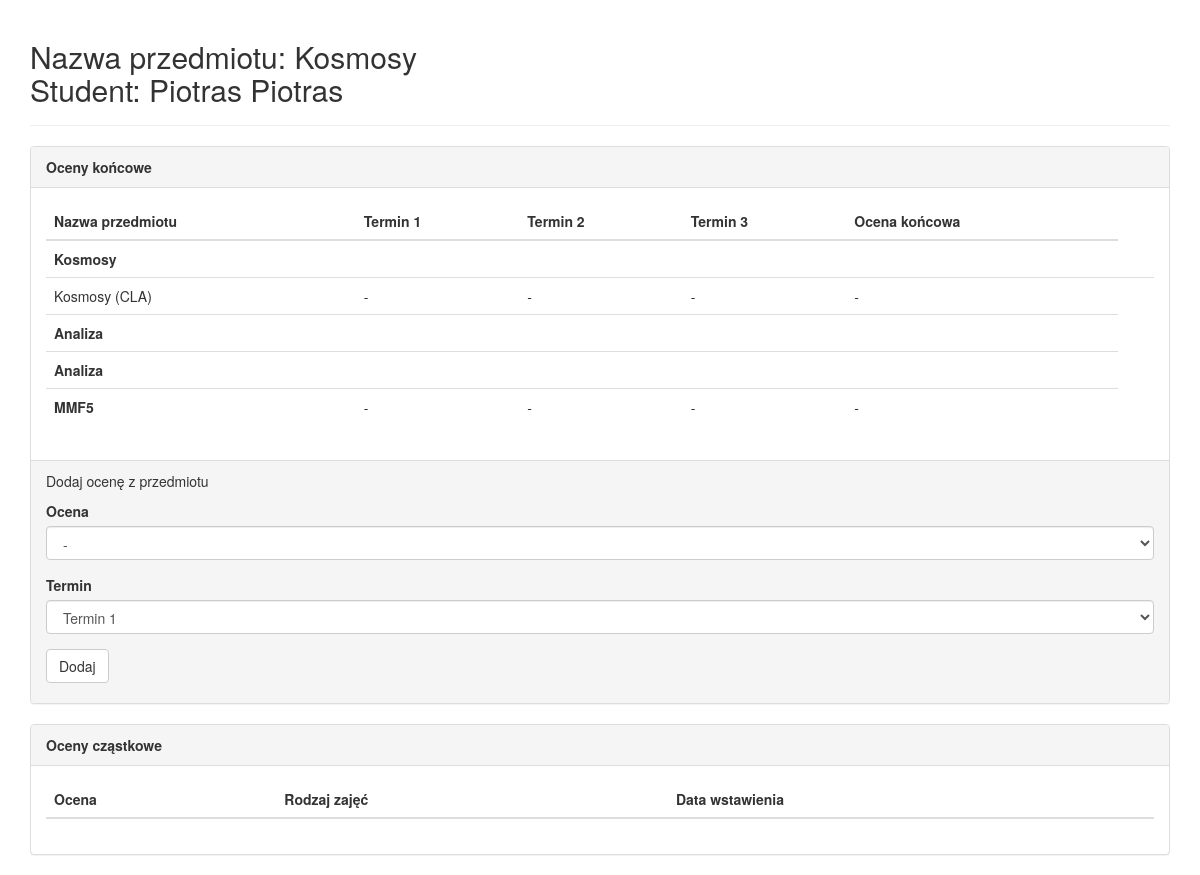
Page /teacher/subject/5/student/1 (signed in) on the committed database.
### database/models.py (models this page shows, shortened)
class Subject(models.Model):
    teacher_id = models.ForeignKey(Teacher)
    name = models.CharField(max_length=20)
    course_homepage = models.CharField(max_length=20, blank=True,null=True)
    ECTS = models.IntegerField(default=3)
    exam = models.BooleanField(default=False, blank=True)
    def __str__(self):
        return self.name

class Student(models.Model):
    TERM_CHOICES = (
        (1, '1'),
        (2, '2'),
        (3, '3'),
        (4, '4'),
        (5, '5'),
        (6, '6'),
        (7, '7'),
        (8, '8'),
        (9, '9'),
        (10, '10')
    )
    user = models.OneToOneField(User)
    picture = models.ImageField(upload_to='student_profile_images', blank=True)
    term_number = models.IntegerField(choices=TERM_CHOICES,default='1')
    field_of_study = models.CharField(max_length=50,blank=True,null=True)

class SubjectsStudents(models.Model):
    TERM_CHOICES = (
        (1, '1'),
        (2, '2'),
        (3, '3'),
        (4, '4'),
        (5, '5'),
        (6, '6'),
        (7, '7'),
        (8, '8'),
        (9, '9'),
        (10, '10')
    )
    student_id = models.ForeignKey(Student,blank=True,null=True)
    subject_id = models.ForeignKey(Subject,blank=True,null=True)
    final_grade_id = models.OneToOneField(FinalFinalGrade,blank=True,null=True)
    term_number = models.IntegerField(choices=TERM_CHOICES,default='1',blank=True,null=True)

class SubsubjectsStudents(models.Model):
    student_id = models.ForeignKey(Student)
    sub_subject_id = models.ForeignKey(Subsubject)
    final_grade_id = models.OneToOneField(FinalGrade)

class Subsubject(models.Model):
    subject_id = models.ForeignKey(Subject)
    teacher_id = models.ForeignKey(Teacher)
    subsubjecttype_id = models.ForeignKey(SubsubjectType)
    hours = models.IntegerField(blank=True, null=True)
    def __str__(self):
        return self.subject_id.name + ' (' + self.subsubjecttype_id.name + ')'

class SubsubjectType(models.Model):
    SUBSUBJECT_TYPE_CHOICES = (
        ('LEC', 'Lecture'),
        ('CLA', 'Auditory classes'),
        ('LAB', 'Laboratory classes'),
        ('PRO', 'Project classes'),
        ('SEM', 'Seminar classes'),
        ('CON', 'Conversation seminars'),
        ('OTH', 'Other'),
    )
    name = models.CharField(choices=SUBSUBJECT_TYPE_CHOICES, max_length=3)

class FinalGrade(models.Model):
    GRADE_CHOICES = (
        ('2.0', '2.0'),
        ('3.0', '3.0'),
        ('3.5', '3.5'),
        ('4.0', '4.0'),
        ('4.5', '4.5'),
        ('5.0', '5.0'),
        ('zal', 'zal'),
        ('nb', 'nb'),
        ('-','-')
    )
    student_id = models.ForeignKey(Student)
    subsubject_id = models.ForeignKey(Subsubject)
    final_value = models.CharField(max_length=3, default='-',choices=GRADE_CHOICES,blank=True,null=True)
    final_date = models.DateTimeField(blank=True,null=True)
    term1_value = models.CharField(max_length=3, default='-',choices=GRADE_CHOICES,blank=True,null=True)
    term1_date = models.DateTimeField(blank=True,null=True)
    term2_value = models.CharField(max_length=3, default='-',choices=GRADE_CHOICES,blank=True,null=True)
    term2_date = models.DateTimeField(blank=True,null=True)
    term3_value = models.CharField(max_length=3, default='-',choices=GRADE_CHOICES,blank=True,null=True)
    term3_date = models.DateTimeField(blank=True,null=True)

class FinalFinalGrade(models.Model):
    GRADE_CHOICES = (
        ('2.0', '2.0'),
        ('3.0', '3.0'),
        ('3.5', '3.5'),
        ('4.0', '4.0'),
        ('4.5', '4.5'),
        ('5.0', '5.0'),
        ('zal', 'zal'),
        ('nb', 'nb'),
        ('-','-')
    )
    student_id = models.ForeignKey(Student)
    subject_id = models.ForeignKey(Subject)
    final_value = models.CharField(max_length=3, default='-',choices=GRADE_CHOICES,blank=True,null=True)
    final_date = models.DateTimeField(blank=True,null=True)
    term1_value = models.CharField(max_length=3, default='-',choices=GRADE_CHOICES,blank=True,null=True)
    term1_date = models.DateTimeField(blank=True,null=True)
    term2_value = models.CharField(max_length=3, default='-',choices=GRADE_CHOICES,blank=True,null=True)
    term2_date = models.DateTimeField(blank=True,null=True)
    term3_value = models.CharField(max_length=3, default='-',choices=GRADE_CHOICES,blank=True,null=True)
    term3_date = models.DateTimeField(blank=True,null=True)

### database/views.py (the view)
# urls.py: url(r'^teacher/subject/(?P<subject_id>[0-9]+)/student/(?P<student_id>[0-9]+)$', views.teacherstudent, name='teacherstudent'),
def teacherstudent(request, subject_id, student_id):
    if request.user.is_authenticated():
        try:
            te = Teacher.objects.get(user=request.user)
            subject = Subject.objects.get(pk=subject_id)
            if subject.teacher_id != te:
                return HttpResponse("Nie prowadzisz tego przedmiotu")
            st = Student.objects.get(pk=student_id)
            if SubjectsStudents.objects.filter(student_id=st.pk).filter(subject_id=subject.pk):
                subGrades = (subGrade for subGrade in Subgrade.objects.all().filter(student_id=st).filter(
                    sub_subject_id__subject_id=subject).order_by('-date'))
                subjectsStudents = (subjectStudent for subjectStudent in SubjectsStudents.objects.filter(student_id=st))
                subsubjectsStudents = (subsubjectStudent for subsubjectStudent in
                                       SubsubjectsStudents.objects.filter(student_id=st))
            return render(request, 'database/teacherstudent.html',
                          {'teacher': te, 'subject': subject, 'student': st, 'subGrades': subGrades,
                           'subjectsStudents': subjectsStudents, 'subsubjectsStudents': subsubjectsStudents})
        except Student.DoesNotExist:
            return HttpResponse("Dany student nie istnieje")
        except SubjectsStudents.DoesNotExist:
            return HttpResponse("Student nie jest zapisany na ten przedmiot")
        except Teacher.DoesNotExist:
            return HttpResponse("Nie ma nauczyciela")
        except Subject.DoesNotExist:
            return HttpResponse("Brak przedmiotu")
    else:
        return HttpResponse("Niezalogowany")

### database/templates/database/teacherstudent.html (shortened to what this page needs)
<!DOCTYPE html>
<html lang="en">
<head>
  <link rel="stylesheet" href="http://maxcdn.bootstrapcdn.com/bootstrap/3.3.4/css/bootstrap.min.css">
</head>
<body>
<div class="container">
<div class="page-header">
<h2>Nazwa przedmiotu: {{subject.name}}</br>Student: {{student.user.first_name}} {{student.user.last_name}}</h2>
</div>
<div class="panel panel-default">
<div class="panel-heading"><b>Oceny końcowe</b></div>
<div class="panel-body">
<table class="table table-hover">
				<thead>
				  <tr>
					<th>Nazwa przedmiotu</th>
					<th>Termin 1</th>
					<th>Termin 2</th>
					<th>Termin 3</th>
					<th>Ocena końcowa</th>
				  </tr>
				</thead>
				<tbody>
				{% for subjectStudent in subjectsStudents %}
					<tr><td><b>{{subjectStudent.subject_id}}</b></td><td>{{subjectStudent.final_grade_id.term1_value}}</td><td>{{subjectStudent.final_grade_id.term2_value}}</td><td>{{subjectStudent.final_grade_id.term3_value}}</td><td>{{subjectStudent.final_grade_id.final_value}}</td></tr>
					{% for subsubjectStudent in subsubjectsStudents %}
						{% if subsubjectStudent.sub_subject_id.subject_id == subjectStudent.subject_id %}
							<tr><td>{{subsubjectStudent.sub_subject_id}}</td><td>{{subsubjectStudent.final_grade_id.term1_value}}</td><td>{{subsubjectStudent.final_grade_id.term2_value}}</td><td>{{subsubjectStudent.final_grade_id.term3_value}}</td><td>{{subsubjectStudent.final_grade_id.final_value}}</td><td>
						{% endif %}
					{% endfor %}
				{% endfor %}
				</tbody>
			  </table>
</div>
<div class="panel-footer">
<p class="subjects">Dodaj ocenę z przedmiotu</p>
<div class="form-group">
      <label for="grade_value">Ocena</label>
    <form action="{% url 'teacheraddgrade' %}" method='post'>
	<select name="grade_value" class="form-control">
		<option>-</option>
	</select>
	</div>
	<div class="form-group">
      <label for="term">Termin</label>
	<select name="term" class="form-control">
		<option value="term1">Termin 1</option>
	</select>
	</div>
	<input type="submit" class="btn btn-default" value="Dodaj" />
</div>
</div>
<div class="panel panel-default">
<div class="panel-heading"><b>Oceny cząstkowe</b></div>
<div class="panel-body">
  <table class="table table-hover">
    <thead>
      <tr>
        <th>Ocena</th>
        <th>Rodzaj zajęć</th>
        <th>Data wstawienia</th>
      </tr>
    </thead>
  </table>
</div>
</div>
</body>
</html>

### rows in the picture
Subject: name "Kosmosy"
Student: user.first_name "Piotras", user.last_name "Piotras"
SubjectsStudents: subject_id "Kosmosy"
SubsubjectsStudents: sub_subject_id "Kosmosy (CLA)", final_grade_id.term1_value "-", final_grade_id.term2_value "-", final_grade_id.term3_value "-", final_grade_id.final_value "-"
SubjectsStudents: subject_id "Analiza"
SubjectsStudents: subject_id "Analiza"
SubjectsStudents: subject_id "MMF5", final_grade_id.term1_value "-", final_grade_id.term2_value "-", final_grade_id.term3_value "-", final_grade_id.final_value "-"
